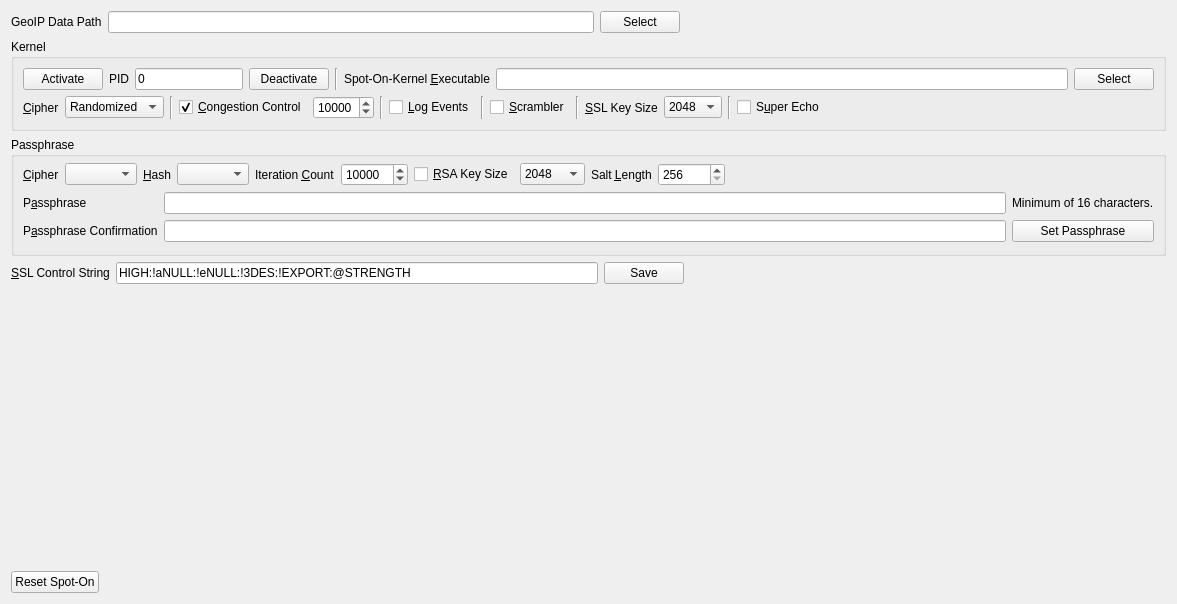
          <widget class="QWidget" name="scrollAreaWidgetContents">
           <property name="geometry">
            <rect>
             <x>0</x>
             <y>0</y>
             <width>1177</width>
             <height>604</height>
            </rect>
           </property>
           <layout class="QVBoxLayout" name="verticalLayout_35">
            <item>
             <layout class="QHBoxLayout" name="horizontalLayout_46">
              <item>
               <widget class="QLabel" name="label_40">
                <property name="text">
                 <string>GeoIP Data Path</string>
                </property>
               </widget>
              </item>
              <item>
               <widget class="QLineEdit" name="geoipPath"/>
              </item>
              <item>
               <widget class="QPushButton" name="selectGeoIP">
                <property name="text">
                 <string>Select</string>
                </property>
               </widget>
              </item>
              <item>
               <spacer name="horizontalSpacer_44">
                <property name="orientation">
                 <enum>Qt::Horizontal</enum>
                </property>
                <property name="sizeHint" stdset="0">
                 <size>
                  <width>40</width>
                  <height>20</height>
                 </size>
                </property>
               </spacer>
              </item>
             </layout>
            </item>
            <item>
             <layout class="QVBoxLayout" name="verticalLayout_4">
              <item>
               <widget class="QGroupBox" name="kernelBox">
                <property name="title">
                 <string>Kernel</string>
                </property>
                <layout class="QVBoxLayout" name="verticalLayout_28">
                 <item>
                  <layout class="QHBoxLayout" name="horizontalLayout_15">
                   <item>
                    <widget class="QPushButton" name="activateKernel">
                     <property name="text">
                      <string>Activate</string>
                     </property>
                    </widget>
                   </item>
                   <item>
                    <widget class="QLabel" name="label_17">
                     <property name="sizePolicy">
                      <sizepolicy hsizetype="Fixed" vsizetype="Preferred">
                       <horstretch>0</horstretch>
                       <verstretch>0</verstretch>
                      </sizepolicy>
                     </property>
                     <property name="text">
                      <string>PID</string>
                     </property>
                    </widget>
                   </item>
                   <item>
                    <widget class="QLineEdit" name="pid">
                     <property name="sizePolicy">
                      <sizepolicy hsizetype="Fixed" vsizetype="Fixed">
                       <horstretch>0</horstretch>
                       <verstretch>0</verstretch>
                      </sizepolicy>
                     </property>
                     <property name="text">
                      <string>0</string>
                     </property>
                     <property name="readOnly">
                      <bool>true</bool>
                     </property>
                    </widget>
                   </item>
                   <item>
                    <widget class="QPushButton" name="deactivateKernel">
                     <property name="text">
                      <string>Deactivate</string>
                     </property>
                    </widget>
                   </item>
                   <item>
                    <widget class="Line" name="line">
                     <property name="orientation">
                      <enum>Qt::Vertical</enum>
                     </property>
                    </widget>
                   </item>
                   <item>
                    <widget class="QLabel" name="label_18">
                     <property name="text">
                      <string>Spot-On-Kernel &amp;Executable</string>
                     </property>
                     <property name="buddy">
                      <cstring>kernelPath</cstring>
                     </property>
                    </widget>
                   </item>
                   <item>
                    <widget class="QLineEdit" name="kernelPath"/>
                   </item>
                   <item>
                    <widget class="QPushButton" name="selectKernelPath">
                     <property name="text">
                      <string>Select</string>
                     </property>
                    </widget>
                   </item>
                  </layout>
                 </item>
                 <item>
                  <layout class="QHBoxLayout" name="horizontalLayout_23">
                   <item>
                    <widget class="QLabel" name="label_42">
                     <property name="text">
                      <string>&amp;Cipher</string>
                     </property>
                     <property name="buddy">
                      <cstring>cipherType</cstring>
                     </property>
                    </widget>
                   </item>
                   <item>
                    <widget class="QComboBox" name="kernelCipherType">
                     <property name="sizeAdjustPolicy">
                      <enum>QComboBox::AdjustToContents</enum>
                     </property>
                     <item>
                      <property name="text">
                       <string>Randomized</string>
                      </property>
                     </item>
                    </widget>
                   </item>
                   <item>
                    <widget class="Line" name="line_6">
                     <property name="orientation">
                      <enum>Qt::Vertical</enum>
                     </property>
                    </widget>
                   </item>
                   <item>
                    <widget class="QCheckBox" name="congestionControl">
                     <property name="text">
                      <string>&amp;Congestion Control</string>
                     </property>
                     <property name="checked">
                      <bool>true</bool>
                     </property>
                    </widget>
                   </item>
                   <item>
                    <widget class="QSpinBox" name="cost">
                     <property name="toolTip">
                      <string>Cost</string>
                     </property>
                     <property name="minimum">
                      <number>1000</number>
                     </property>
                     <property name="maximum">
                      <number>65535</number>
                     </property>
                     <property name="value">
                      <number>10000</number>
                     </property>
                    </widget>
                   </item>
                   <item>
                    <widget class="Line" name="line_4">
                     <property name="orientation">
                      <enum>Qt::Vertical</enum>
                     </property>
                    </widget>
                   </item>
                   <item>
                    <widget class="QCheckBox" name="kernelLogEvents">
                     <property name="text">
                      <string>&amp;Log Events</string>
                     </property>
                    </widget>
                   </item>
                   <item>
                    <widget class="Line" name="line_3">
                     <property name="orientation">
                      <enum>Qt::Vertical</enum>
                     </property>
                    </widget>
                   </item>
                   <item>
                    <widget class="QCheckBox" name="scrambler">
                     <property name="text">
                      <string>&amp;Scrambler</string>
                     </property>
                    </widget>
                   </item>
                   <item>
                    <widget class="Line" name="line_2">
                     <property name="orientation">
                      <enum>Qt::Vertical</enum>
                     </property>
                    </widget>
                   </item>
                   <item>
                    <widget class="QLabel" name="label_34">
                     <property name="text">
                      <string>&amp;SSL Key Size</string>
                     </property>
                     <property name="buddy">
                      <cstring>saltLength</cstring>
                     </property>
                    </widget>
                   </item>
                   <item>
                    <widget class="QComboBox" name="kernelKeySize">
                     <property name="currentIndex">
                      <number>0</number>
                     </property>
                     <property name="sizeAdjustPolicy">
                      <enum>QComboBox::AdjustToContents</enum>
                     </property>
                     <item>
                      <property name="text">
                       <string>2048</string>
                      </property>
                     </item>
                     <item>
                      <property name="text">
                       <string>3072</string>
                      </property>
                     </item>
                     <item>
                      <property name="text">
                       <string>4096</string>
                      </property>
                     </item>
                    </widget>
                   </item>
                   <item>
                    <widget class="Line" name="line_5">
                     <property name="orientation">
                      <enum>Qt::Vertical</enum>
                     </property>
                    </widget>
                   </item>
                   <item>
                    <widget class="QCheckBox" name="superEcho">
                     <property name="toolTip">
                      <string>If enabled, messages that are deciphered correctly will be forwarded.</string>
                     </property>
                     <property name="text">
                      <string>S&amp;uper Echo</string>
                     </property>
                    </widget>
                   </item>
                   <item>
                    <spacer name="horizontalSpacer_30">
                     <property name="orientation">
                      <enum>Qt::Horizontal</enum>
                     </property>
                     <property name="sizeHint" stdset="0">
                      <size>
                       <width>40</width>
                       <height>20</height>
                      </size>
                     </property>
                    </spacer>
                   </item>
                  </layout>
                 </item>
                </layout>
               </widget>
              </item>
              <item>
               <widget class="QGroupBox" name="passphraseGroupBox">
                <property name="title">
                 <string>Passphrase</string>
                </property>
                <layout class="QVBoxLayout" name="verticalLayout_16">
                 <property name="topMargin">
                  <number>6</number>
                 </property>
                 <property name="bottomMargin">
                  <number>11</number>
                 </property>
                 <item>
                  <layout class="QHBoxLayout" name="horizontalLayout_18">
                   <item>
                    <widget class="QLabel" name="label">
                     <property name="text">
                      <string>&amp;Cipher</string>
                     </property>
                     <property name="buddy">
                      <cstring>cipherType</cstring>
                     </property>
                    </widget>
                   </item>
                   <item>
                    <widget class="QComboBox" name="cipherType">
                     <property name="sizeAdjustPolicy">
                      <enum>QComboBox::AdjustToContents</enum>
                     </property>
                    </widget>
                   </item>
                   <item>
                    <widget class="QLabel" name="label_14">
                     <property name="text">
                      <string>&amp;Hash</string>
                     </property>
                     <property name="buddy">
                      <cstring>hashType</cstring>
                     </property>
                    </widget>
                   </item>
                   <item>
                    <widget class="QComboBox" name="hashType">
                     <property name="sizeAdjustPolicy">
                      <enum>QComboBox::AdjustToContents</enum>
                     </property>
                    </widget>
                   </item>
                   <item>
                    <widget class="QLabel" name="label_15">
                     <property name="text">
                      <string>Iteration &amp;Count</string>
                     </property>
                     <property name="buddy">
                      <cstring>iterationCount</cstring>
                     </property>
                    </widget>
                   </item>
                   <item>
                    <widget class="QSpinBox" name="iterationCount">
                     <property name="minimum">
                      <number>1000</number>
                     </property>
                     <property name="maximum">
                      <number>999999999</number>
                     </property>
                     <property name="value">
                      <number>10000</number>
                     </property>
                    </widget>
                   </item>
                   <item>
                    <widget class="QCheckBox" name="newRSAKeys">
                     <property name="toolTip">
                      <string>If checked, new RSA key pairs will be generated whenever the passphrase is updated.</string>
                     </property>
                     <property name="text">
                      <string>&amp;RSA Key Size</string>
                     </property>
                    </widget>
                   </item>
                   <item>
                    <widget class="QComboBox" name="rsaKeySize">
                     <property name="currentIndex">
                      <number>0</number>
                     </property>
                     <property name="sizeAdjustPolicy">
                      <enum>QComboBox::AdjustToContents</enum>
                     </property>
                     <item>
                      <property name="text">
                       <string>2048</string>
                      </property>
                     </item>
                     <item>
                      <property name="text">
                       <string>3072</string>
                      </property>
                     </item>
                     <item>
                      <property name="text">
                       <string>4096</string>
                      </property>
                     </item>
                     <item>
                      <property name="text">
                       <string>7680</string>
                      </property>
                     </item>
                     <item>
                      <property name="text">
                       <string>15360</string>
                      </property>
                     </item>
                    </widget>
                   </item>
                   <item>
                    <widget class="QLabel" name="label_16">
                     <property name="text">
                      <string>Salt &amp;Length</string>
                     </property>
                     <property name="buddy">
                      <cstring>saltLength</cstring>
                     </property>
                    </widget>
                   </item>
                   <item>
                    <widget class="QSpinBox" name="saltLength">
                     <property name="minimum">
                      <number>256</number>
                     </property>
                     <property name="maximum">
                      <number>999999999</number>
                     </property>
                    </widget>
                   </item>
                   <item>
                    <spacer name="horizontalSpacer_11">
                     <property name="orientation">
                      <enum>Qt::Horizontal</enum>
                     </property>
                     <property name="sizeHint" stdset="0">
                      <size>
                       <width>40</width>
                       <height>20</height>
                      </size>
                     </property>
                    </spacer>
                   </item>
                  </layout>
                 </item>
                 <item>
                  <layout class="QGridLayout" name="gridLayout">
                   <item row="3" column="0">
                    <widget class="QLabel" name="label_56">
                     <property name="text">
                      <string>P&amp;assphrase Confirmation</string>
                     </property>
                     <property name="buddy">
                      <cstring>passphrase2</cstring>
                     </property>
                    </widget>
                   </item>
                   <item row="1" column="2">
                    <widget class="QLabel" name="label_58">
                     <property name="text">
                      <string>Minimum of 16 characters.</string>
                     </property>
                    </widget>
                   </item>
                   <item row="1" column="0">
                    <widget class="QLabel" name="label_55">
                     <property name="text">
                      <string>P&amp;assphrase</string>
                     </property>
                     <property name="buddy">
                      <cstring>passphrase1</cstring>
                     </property>
                    </widget>
                   </item>
                   <item row="3" column="2">
                    <widget class="QPushButton" name="setPassphrase">
                     <property name="text">
                      <string>Set Passphrase</string>
                     </property>
                    </widget>
                   </item>
                   <item row="1" column="1">
                    <widget class="QLineEdit" name="passphrase1">
                     <property name="echoMode">
                      <enum>QLineEdit::Password</enum>
                     </property>
                    </widget>
                   </item>
                   <item row="3" column="1">
                    <widget class="QLineEdit" name="passphrase2">
                     <property name="echoMode">
                      <enum>QLineEdit::Password</enum>
                     </property>
                    </widget>
                   </item>
                  </layout>
                 </item>
                </layout>
               </widget>
              </item>
              <item>
               <layout class="QHBoxLayout" name="horizontalLayout_50">
                <item>
                 <widget class="QLabel" name="label_43">
                  <property name="text">
                   <string>&amp;SSL Control String</string>
                  </property>
                  <property name="buddy">
                   <cstring>sslControlString</cstring>
                  </property>
                 </widget>
                </item>
                <item>
                 <widget class="QLineEdit" name="sslControlString">
                  <property name="text">
                   <string>HIGH:!aNULL:!eNULL:!3DES:!EXPORT:@STRENGTH</string>
                  </property>
                 </widget>
                </item>
                <item>
                 <widget class="QPushButton" name="saveSslControlString">
                  <property name="text">
                   <string>Save</string>
                  </property>
                 </widget>
                </item>
                <item>
                 <spacer name="horizontalSpacer_46">
                  <property name="orientation">
                   <enum>Qt::Horizontal</enum>
                  </property>
                  <property name="sizeHint" stdset="0">
                   <size>
                    <width>40</width>
                    <height>20</height>
                   </size>
                  </property>
                 </spacer>
                </item>
               </layout>
              </item>
              <item>
               <spacer name="verticalSpacer_10">
                <property name="orientation">
                 <enum>Qt::Vertical</enum>
                </property>
                <property name="sizeHint" stdset="0">
                 <size>
                  <width>20</width>
                  <height>40</height>
                 </size>
                </property>
               </spacer>
              </item>
              <item>
               <layout class="QHBoxLayout" name="horizontalLayout_11">
                <item>
                 <widget class="QPushButton" name="resetSpotOn">
                  <property name="text">
                   <string>Reset Spot-On</string>
                  </property>
                 </widget>
                </item>
                <item>
                 <spacer name="horizontalSpacer_26">
                  <property name="orientation">
                   <enum>Qt::Horizontal</enum>
                  </property>
                  <property name="sizeHint" stdset="0">
                   <size>
                    <width>40</width>
                    <height>20</height>
                   </size>
                  </property>
                 </spacer>
                </item>
               </layout>
              </item>
             </layout>
            </item>
           </layout>
          </widget>
